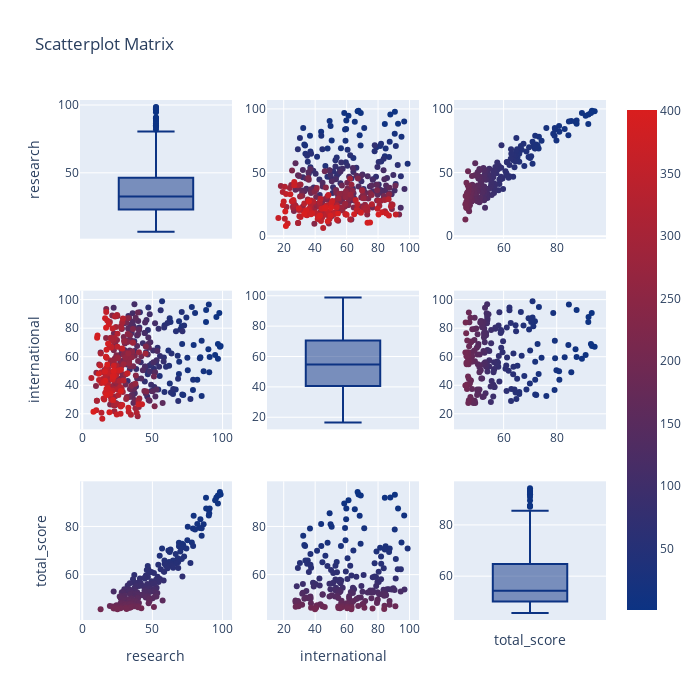

Notebook code cell kept with this figure:
### Markdown cell above
<a id="10"></a> <br>
<font color='purple'>
## 10. Scatter Matrix Plots

<font color='black'>
Graphiques à matrice de dispersion¶
La matrice de dispersion met en évidence la covariance et la relation entre plus de 2 caractéristiques. 
La covariance entre deux variables aléatoires est un nombre permettant de quantifier leurs écarts conjoints par rapport à leurs espérances respectives. Elle s’utilise également pour deux séries de données numériques (écarts par rapport aux moyennes).

* import figure factory as ff
* create_scatterplotmatrix : crée un nuage de points
    * data2015 : données préparées. Il comprend la recherche, les scores internationaux et totaux avec un indice de 1 à 401.
    * colormap : carte couleur du nuage de points (scatter plot)
    * colormap_type : type de couleur du nuage de points
    * height : hauteur
    * weight : largeur

### Code cell
# import figure factory
import plotly.figure_factory as ff
# prepare data
dataframe = timesData[timesData.year == 2015]
data2015 = dataframe.loc[:,["research","international", "total_score"]]
data2015["index"] = np.arange(1,len(data2015)+1)
# scatter matrix
fig = ff.create_scatterplotmatrix(data2015, diag='box', index='index',colormap='Portland',
                                  colormap_type='cat',
                                  height=700, width=700)
iplot(fig)

### Figure 1 — Plotly figure (JSON) as saved in the notebook; plotly's stock layout.template omitted (floating-point values rounded to 4 significant figures; data arrays with more than 128 entries replaced by an {"elided": "..."} marker saying what was removed)
{"data": [{"marker": {"color": "rgb(12, 51, 131)"}, "showlegend": false, "type": "box", "xaxis": "x", "y": {"elided": "401 float values"}, "yaxis": "y"}, {"marker": {"color": {"elided": "401 int values"}, "colorscale": [[0, "rgb(12, 51, 131)"], [1, "rgb(217, 30, 30)"]], "showscale": true, "size": 6}, "mode": "markers", "showlegend": false, "type": "scatter", "x": {"elided": "401 str values"}, "xaxis": "x2", "y": {"elided": "401 float values"}, "yaxis": "y2"}, {"marker": {"color": {"elided": "401 int values"}, "colorscale": [[0, "rgb(12, 51, 131)"], [1, "rgb(217, 30, 30)"]], "showscale": false, "size": 6}, "mode": "markers", "showlegend": false, "type": "scatter", "x": {"elided": "401 str values"}, "xaxis": "x3", "y": {"elided": "401 float values"}, "yaxis": "y3"}, {"marker": {"color": {"elided": "401 int values"}, "colorscale": [[0, "rgb(12, 51, 131)"], [1, "rgb(217, 30, 30)"]], "showscale": false, "size": 6}, "mode": "markers", "showlegend": false, "type": "scatter", "x": {"elided": "401 float values"}, "xaxis": "x4", "y": {"elided": "401 str values"}, "yaxis": "y4"}, {"marker": {"color": "rgb(12, 51, 131)"}, "showlegend": false, "type": "box", "xaxis": "x5", "y": {"elided": "401 str values"}, "yaxis": "y5"}, {"marker": {"color": {"elided": "401 int values"}, "colorscale": [[0, "rgb(12, 51, 131)"], [1, "rgb(217, 30, 30)"]], "showscale": false, "size": 6}, "mode": "markers", "showlegend": false, "type": "scatter", "x": {"elided": "401 str values"}, "xaxis": "x6", "y": {"elided": "401 str values"}, "yaxis": "y6"}, {"marker": {"color": {"elided": "401 int values"}, "colorscale": [[0, "rgb(12, 51, 131)"], [1, "rgb(217, 30, 30)"]], "showscale": false, "size": 6}, "mode": "markers", "showlegend": false, "type": "scatter", "x": {"elided": "401 float values"}, "xaxis": "x7", "y": {"elided": "401 str values"}, "yaxis": "y7"}, {"marker": {"color": {"elided": "401 int values"}, "colorscale": [[0, "rgb(12, 51, 131)"], [1, "rgb(217, 30, 30)"]], "showscale": false, "size": 6}, "mode": "markers", "showlegend": false, "type": "scatter", "x": {"elided": "401 str values"}, "xaxis": "x8", "y": {"elided": "401 str values"}, "yaxis": "y8"}, {"marker": {"color": "rgb(12, 51, 131)"}, "showlegend": false, "type": "box", "xaxis": "x9", "y": {"elided": "401 str values"}, "yaxis": "y9"}], "layout": {"height": 700, "showlegend": true, "title": {"text": "Scatterplot Matrix"}, "width": 700, "xaxis": {"anchor": "y", "domain": [0, 0.2889], "showticklabels": false}, "xaxis2": {"anchor": "y2", "domain": [0.3556, 0.6444]}, "xaxis3": {"anchor": "y3", "domain": [0.7111, 1]}, "xaxis4": {"anchor": "y4", "domain": [0, 0.2889]}, "xaxis5": {"anchor": "y5", "domain": [0.3556, 0.6444], "showticklabels": false}, "xaxis6": {"anchor": "y6", "domain": [0.7111, 1]}, "xaxis7": {"anchor": "y7", "domain": [0, 0.2889], "title": {"text": "research"}}, "xaxis8": {"anchor": "y8", "domain": [0.3556, 0.6444], "title": {"text": "international"}}, "xaxis9": {"anchor": "y9", "domain": [0.7111, 1], "showticklabels": false, "title": {"text": "total_score"}}, "yaxis": {"anchor": "x", "domain": [0.7333, 1], "title": {"text": "research"}}, "yaxis2": {"anchor": "x2", "domain": [0.7333, 1]}, "yaxis3": {"anchor": "x3", "domain": [0.7333, 1]}, "yaxis4": {"anchor": "x4", "domain": [0.3667, 0.6333], "title": {"text": "international"}}, "yaxis5": {"anchor": "x5", "domain": [0.3667, 0.6333]}, "yaxis6": {"anchor": "x6", "domain": [0.3667, 0.6333]}, "yaxis7": {"anchor": "x7", "domain": [0, 0.2667], "title": {"text": "total_score"}}, "yaxis8": {"anchor": "x8", "domain": [0, 0.2667]}, "yaxis9": {"anchor": "x9", "domain": [0, 0.2667]}}}
